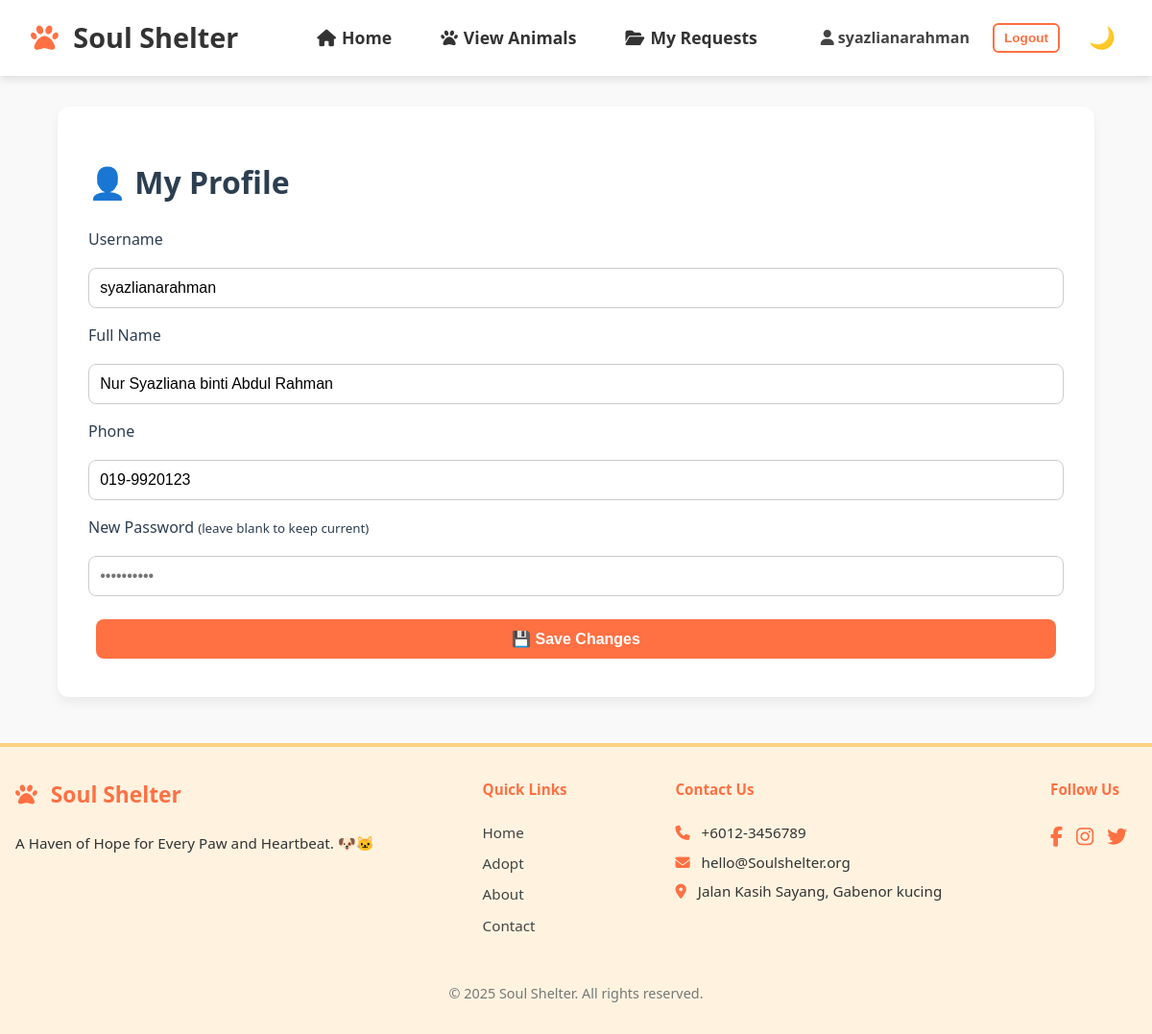
/user/profile.php (signed in), run on the app's committed database.
### tables this page shows
CREATE TABLE `users` (
  `user_id` int(11) NOT NULL,
  `username` varchar(50) NOT NULL,
  `password` varchar(255) NOT NULL,
  `name` varchar(100) NOT NULL,
  `email` varchar(100) DEFAULT NULL,
  `phone` varchar(20) DEFAULT NULL,
  `role` enum('admin','user') DEFAULT 'user',
  `theme_preference` enum('light','dark') DEFAULT 'light',
  `created_at` timestamp NOT NULL DEFAULT current_timestamp()
);

### user/profile.php (the view, shortened to what this page needs)
<?php
include('../includes/db.php');
include('../includes/header.php');
$user_id = $_SESSION['user_id'];
$sql = "SELECT * FROM users WHERE user_id = ?";
$stmt = $conn->prepare($sql);
$stmt->bind_param("i", $user_id);
$stmt->execute();
$result = $stmt->get_result();
$user = $result->fetch_assoc();
?>
<main class="container" data-aos="fade-up">
  <div class="card-box">
    <h1>👤 My Profile</h1>
    <form action="update-profile.php" method="POST" class="profile-form">
      <label>Username</label>
      <input type="text" name="username" value="<?= htmlspecialchars($user['username']) ?>" required>
      <label>Full Name</label>
      <input type="text" name="nama" value="<?= htmlspecialchars($user['name']) ?>" required>
      <label>Phone</label>
      <input type="text" name="phone" value="<?= htmlspecialchars($user['phone']) ?>" required>
      <label>New Password <small>(leave blank to keep current)</small></label>
      <input type="password" name="password" placeholder="••••••••••">
      <button type="submit" class="btn">💾 Save Changes</button>
    </form>
  </div>
</main>
<?php include('../includes/footer.php'); ?>

### assets/css/style.css (style rules this page uses)
body { font-family: 'Fredoka', sans-serif; margin: 0; padding: 0; background: #f2dbbf; color: #333; line-height: 1.6; }
.container { padding: 0 5%; max-width: 1100px; margin: auto; }
.btn { padding: 0.7rem 1.5rem; background: #ff7043; color: white; border: none; border-radius: 5px; text-decoration: none; font-weight: bold; margin: 0.5rem; display: inline-block; transition: background 0.3s; }
.card-box { background: #ffffff; border-radius: 12px; padding: 2rem; box-shadow: 0 6px 12px rgba(0, 0, 0, 0.06); margin-top: 2rem; overflow-x: auto; }

### includes/header.php (style rules this page uses)
:root { --primary: #6a4c93; --secondary: #8a5a44; --accent: #f8a5c2; --light: #f7f1e3; --dark: #2c3e50; --success: #2ecc71; --info: #3498db; }
body { font-family: 'Segoe UI', Tahoma, Geneva, Verdana, sans-serif; line-height: 1.6; color: var(--dark); background-color: #f9f9f9; margin: 0; padding: 0; }
main { max-width: 1200px; margin: 0 auto; padding: 20px; }

### user/profile.php (style rules this page uses)
.profile-form { display: flex; flex-direction: column; gap: 1rem; }
.profile-form input { padding: 0.7rem; font-size: 1rem; border-radius: 8px; border: 1px solid #ccc; }
.profile-form button { background: #ff7043; color: white; border: none; padding: 0.7rem 1.4rem; border-radius: 8px; font-size: 1rem; font-weight: bold; cursor: pointer; }

### data on the page
users: username "syazlianarahman", nama "Nur Syazliana binti Abdul Rahman", phone "019-9920123"

### other printed values
$_SESSION['username'] "syazlianarahman"
